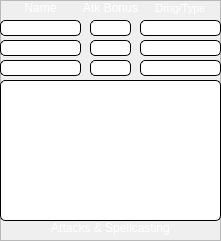
     <widget class="QFrame" name="frame_5">
      <property name="geometry">
       <rect>
        <x>300</x>
        <y>440</y>
        <width>221</width>
        <height>241</height>
       </rect>
      </property>
      <property name="frameShape">
       <enum>QFrame::StyledPanel</enum>
      </property>
      <property name="frameShadow">
       <enum>QFrame::Raised</enum>
      </property>
      <widget class="QPlainTextEdit" name="AttacksSpellcasting">
       <property name="geometry">
        <rect>
         <x>0</x>
         <y>80</y>
         <width>221</width>
         <height>141</height>
        </rect>
       </property>
       <property name="styleSheet">
        <string notr="true"> background-color: white;
 border-style: solid;
 border-width:1px;
 border-radius:5px;
 border-color: black;</string>
       </property>
      </widget>
      <widget class="QLabel" name="label_28">
       <property name="geometry">
        <rect>
         <x>80</x>
         <y>0</y>
         <width>61</width>
         <height>16</height>
        </rect>
       </property>
       <property name="styleSheet">
        <string notr="true">color: rgb(255, 255, 255);</string>
       </property>
       <property name="text">
        <string>Atk Bonus</string>
       </property>
       <property name="alignment">
        <set>Qt::AlignCenter</set>
       </property>
      </widget>
      <widget class="QLineEdit" name="Damage2">
       <property name="geometry">
        <rect>
         <x>140</x>
         <y>40</y>
         <width>81</width>
         <height>16</height>
        </rect>
       </property>
       <property name="styleSheet">
        <string notr="true"> background-color: white;
 border-style: solid;
 border-width:1px;
 border-radius:5px;
 border-color: black;</string>
       </property>
      </widget>
      <widget class="QLineEdit" name="Damage1">
       <property name="geometry">
        <rect>
         <x>140</x>
         <y>20</y>
         <width>81</width>
         <height>16</height>
        </rect>
       </property>
       <property name="styleSheet">
        <string notr="true"> background-color: white;
 border-style: solid;
 border-width:1px;
 border-radius:5px;
 border-color: black;</string>
       </property>
      </widget>
      <widget class="QLineEdit" name="Attack1">
       <property name="geometry">
        <rect>
         <x>90</x>
         <y>20</y>
         <width>41</width>
         <height>16</height>
        </rect>
       </property>
       <property name="styleSheet">
        <string notr="true"> background-color: white;
 border-style: solid;
 border-width:1px;
 border-radius:5px;
 border-color: black;</string>
       </property>
      </widget>
      <widget class="QLineEdit" name="Attack2">
       <property name="geometry">
        <rect>
         <x>90</x>
         <y>40</y>
         <width>41</width>
         <height>16</height>
        </rect>
       </property>
       <property name="styleSheet">
        <string notr="true"> background-color: white;
 border-style: solid;
 border-width:1px;
 border-radius:5px;
 border-color: black;</string>
       </property>
      </widget>
      <widget class="QLabel" name="label_27">
       <property name="geometry">
        <rect>
         <x>0</x>
         <y>0</y>
         <width>81</width>
         <height>16</height>
        </rect>
       </property>
       <property name="styleSheet">
        <string notr="true">color: rgb(255, 255, 255);</string>
       </property>
       <property name="text">
        <string>Name</string>
       </property>
       <property name="alignment">
        <set>Qt::AlignCenter</set>
       </property>
      </widget>
      <widget class="QLabel" name="label_30">
       <property name="geometry">
        <rect>
         <x>0</x>
         <y>220</y>
         <width>221</width>
         <height>16</height>
        </rect>
       </property>
       <property name="styleSheet">
        <string notr="true">color: rgb(255, 255, 255);</string>
       </property>
       <property name="text">
        <string>Attacks &amp; Spellcasting</string>
       </property>
       <property name="alignment">
        <set>Qt::AlignCenter</set>
       </property>
      </widget>
      <widget class="QLineEdit" name="Weapon2">
       <property name="geometry">
        <rect>
         <x>0</x>
         <y>40</y>
         <width>81</width>
         <height>16</height>
        </rect>
       </property>
       <property name="styleSheet">
        <string notr="true"> background-color: white;
 border-style: solid;
 border-width:1px;
 border-radius:5px;
 border-color: black;</string>
       </property>
      </widget>
      <widget class="QLineEdit" name="Attack3">
       <property name="geometry">
        <rect>
         <x>90</x>
         <y>60</y>
         <width>41</width>
         <height>16</height>
        </rect>
       </property>
       <property name="styleSheet">
        <string notr="true"> background-color: white;
 border-style: solid;
 border-width:1px;
 border-radius:5px;
 border-color: black;</string>
       </property>
      </widget>
      <widget class="QLineEdit" name="Damage3">
       <property name="geometry">
        <rect>
         <x>140</x>
         <y>60</y>
         <width>81</width>
         <height>16</height>
        </rect>
       </property>
       <property name="styleSheet">
        <string notr="true"> background-color: white;
 border-style: solid;
 border-width:1px;
 border-radius:5px;
 border-color: black;</string>
       </property>
      </widget>
      <widget class="QLineEdit" name="Weapon1">
       <property name="geometry">
        <rect>
         <x>0</x>
         <y>20</y>
         <width>81</width>
         <height>16</height>
        </rect>
       </property>
       <property name="styleSheet">
        <string notr="true"> background-color: white;
 border-style: solid;
 border-width:1px;
 border-radius:5px;
 border-color: black;</string>
       </property>
      </widget>
      <widget class="QLineEdit" name="Weapon3">
       <property name="geometry">
        <rect>
         <x>0</x>
         <y>60</y>
         <width>81</width>
         <height>16</height>
        </rect>
       </property>
       <property name="styleSheet">
        <string notr="true"> background-color: white;
 border-style: solid;
 border-width:1px;
 border-radius:5px;
 border-color: black;</string>
       </property>
      </widget>
      <widget class="QLabel" name="label_29">
       <property name="geometry">
        <rect>
         <x>140</x>
         <y>0</y>
         <width>81</width>
         <height>16</height>
        </rect>
       </property>
       <property name="font">
        <font>
         <pointsize>8</pointsize>
        </font>
       </property>
       <property name="styleSheet">
        <string notr="true">color: rgb(255, 255, 255);</string>
       </property>
       <property name="text">
        <string>Dmg/Type</string>
       </property>
       <property name="alignment">
        <set>Qt::AlignCenter</set>
       </property>
      </widget>
      <zorder>label_28</zorder>
      <zorder>label_27</zorder>
      <zorder>label_30</zorder>
      <zorder>label_29</zorder>
      <zorder>Attack3</zorder>
      <zorder>AttacksSpellcasting</zorder>
      <zorder>Attack2</zorder>
      <zorder>Weapon2</zorder>
      <zorder>Damage3</zorder>
      <zorder>Damage2</zorder>
      <zorder>Weapon3</zorder>
      <zorder>Damage1</zorder>
      <zorder>Attack1</zorder>
      <zorder>Weapon1</zorder>
     </widget>
